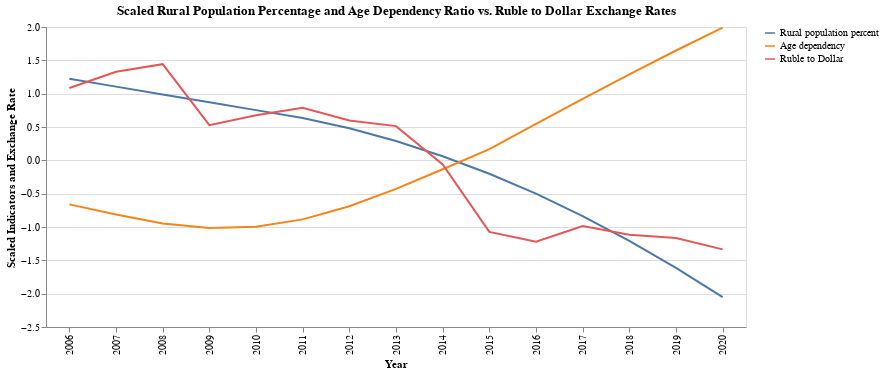

The cell this chart's notebook holds for it:
### Markdown cell above
Let's examine how the indicators we looked at earlier compare to the RUB/USD rate from 2006 to 2020 using a chart, rescaling to more clearly compare the values.

### Code cell
from sklearn.preprocessing import StandardScaler
scaler = StandardScaler()
df = df.rename(columns={"Rural population percent of total":"Rural population percent", "Age dependency ratio":"Age dependency", "RATE":"Ruble to Dollar"})
dfscaled = df.copy()
dfscaled.iloc[:,1:] = scaler.fit_transform(df.iloc[:,1:])
c4 = alt.Chart(dfscaled).mark_line().encode(
    x = 'Year:O',
    y=alt.Y(alt.repeat('layer'), type='quantitative', title='Scaled Indicators and Exchange Rate'),
    color=alt.ColorDatum(alt.repeat('layer'))
).properties(
    title="Scaled Rural Population Percentage and Age Dependency Ratio vs. Ruble to Dollar Exchange Rates",
    width=700
).repeat(
    layer=["Rural population percent","Age dependency", "Ruble to Dollar"]
)
c4
